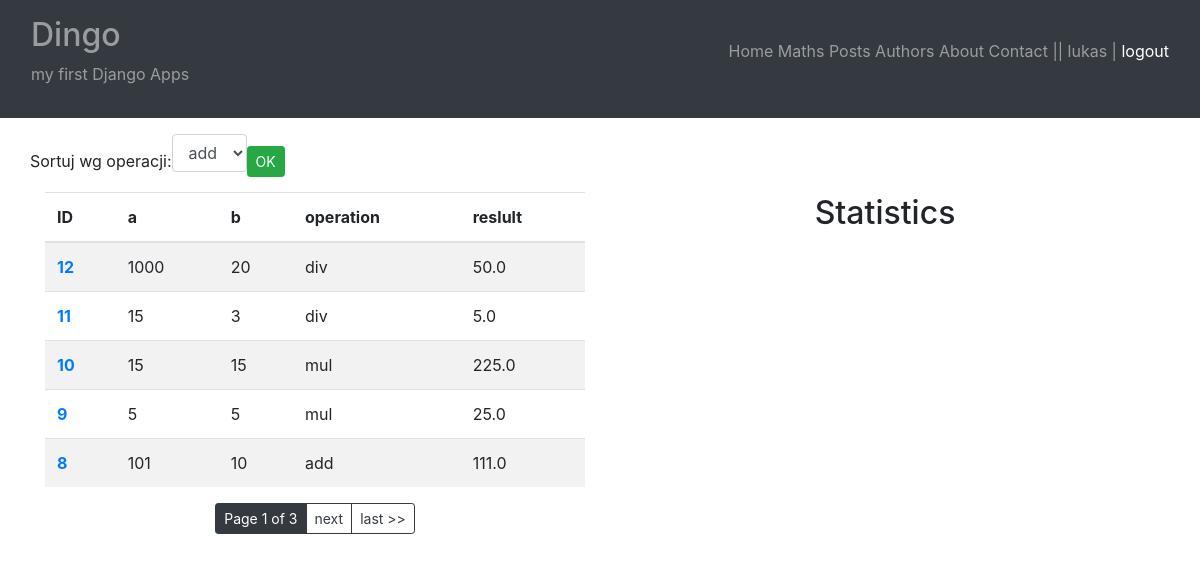
Page /maths/histories/ (signed in) on the earlier database version.
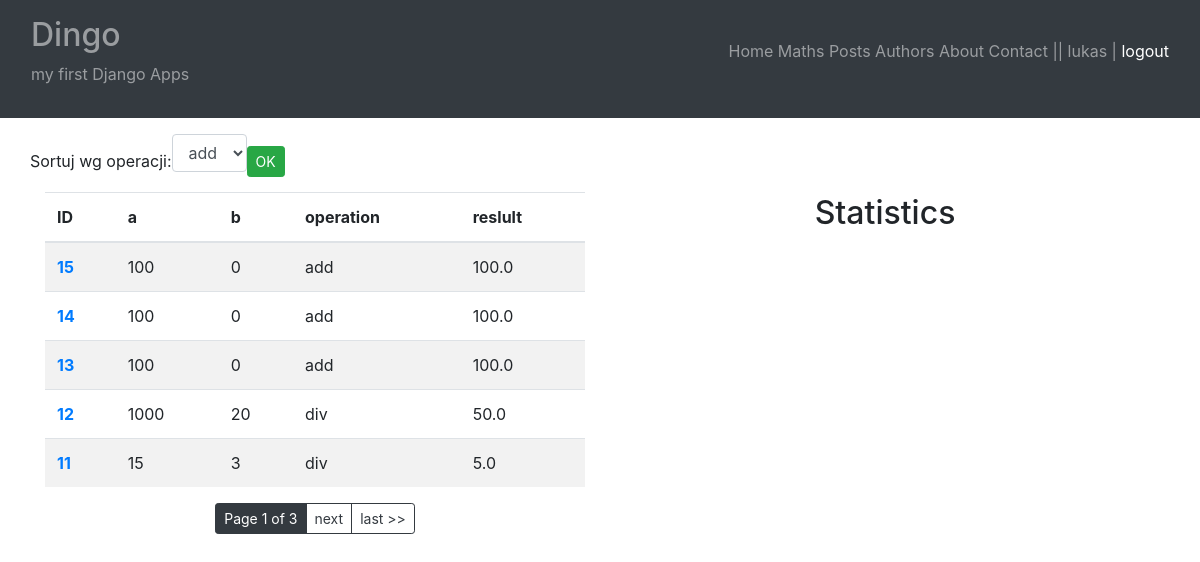
Same page on the later database version.
### maths/models.py (models this page shows, shortened)
class Math(models.Model):
    operation = models.CharField(max_length=5, choices=OPERATION_CHOICES)
    a = models.IntegerField()
    b = models.IntegerField()
    created = models.DateTimeField(auto_now_add=True)
    result = models.ForeignKey(
        "maths.Result",
        on_delete=models.CASCADE,
        null=True,
        blank=True
    )
    class Meta:
        ordering = ["-id"]

class Result(models.Model):
    value = models.FloatField(blank=True, null=True, unique=True)
    error = models.CharField(
        max_length=255,
        null=True,
        blank=True,
        unique=True
    )
    class Meta:
            constraints = [
                models.CheckConstraint(
                    name="%(app_label)s_%(class)s_value_error_together",
                    check=(
                        models.Q(
                            value__isnull=False,
                            error__isnull=True,
                        )
                        | models.Q(
                            value__isnull=True,
                            error__isnull=False,
                        )
                    ),
                )
            ]
    def __str__(self):
        return f"{self.value}"

### maths/views.py (the view)
# urls.py: path("histories/", maths_list, name="list"),
@login_required
def maths_list(request):
    maths = Math.objects.all()
    op_form = OperationForm()
    if request.method == "POST":
        op_form = OperationForm(data=request.POST)
        if op_form.is_valid:
            maths = Math.objects.filter(operation=op_form.data["operation"])
    paginator = Paginator(maths, 5)
    page_number = request.GET.get("page")
    maths = paginator.get_page(page_number)
    return render(
        request=request,
        template_name="maths/list.html",
        context={
            "maths": maths,
            "form": op_form
        }
    )

### maths/forms.py
class OperationForm(forms.Form):
    operation = forms.ChoiceField(choices=OPERATION_CHOICES)

### maths/templates/maths/list.html (shortened to what this page needs)
{% extends "main.html" %}
{% load bootstrap4 %}
{% block content %}
<div class="row">
    <form class="form-inline float-left mb-1" method="post">
        <label>Sortuj wg operacji:</label>
        {% bootstrap_field form.operation layout='horizontal' size="sm" show_label=False %}
        {% bootstrap_button "OK" button_type="submit" button_class="btn-success btn-sm" %}
    </form>
</div>
<div class="row">
    <div class="col">
        <table class="table table-striped">
            <thead>
              <tr>
                <th scope="col">ID</th>
                <th scope="col">a</th>
                <th scope="col">b</th>
                <th scope="col">operation</th>
                <th scope="col">reslult</th>
              </tr>
            </thead>
            <tbody>
                {% for m in maths %}
                    <tr>
                        <th scope="row"><a href="{% url 'maths:details' m.id %}">{{ m.id }}</a></th>
                        <td>{{ m.a }}</td>
                        <td>{{ m.b }}</td>
                        <td>{{ m.operation }}</td>
                        <td>{{ m.result }}</td>
                    </tr>
                {% endfor %}
            </tbody>
        </table>
        <div class="text-center">
            <div class="btn-group" role="group">
                        <button class="btn btn-dark btn-sm">Page {{ maths.number }} of {{ maths.paginator.num_pages }}</button>
                    {% if maths.has_next %}
                        <a class="btn btn-outline-dark btn-sm" href="?page={{ maths.next_page_number }}">next</a>
                        <a class="btn btn-outline-dark btn-sm" href="?page={{ maths.paginator.num_pages }}">last >></a>
                    {% endif %}
            </div>
        </div>
    </div>
    <div class="col">
        <h2 class="text-center"><span class="align-middle">Statistics</span></h2>
    </div>
</div>
{% endblock %}

Differences in the rows shown:
no longer on this page (row unchanged): Math: id "10", a "15", b "15", operation "mul", result "225.0"
no longer on this page (row unchanged): Math: id "9", a "5", b "5", operation "mul", result "25.0"
no longer on this page (row unchanged): Math: id "8", a "101", b "10", operation "add", result "111.0"
added Math: id "15", a "100", b "0", operation "add", result "100.0"
added Math: id "14", a "100", b "0", operation "add", result "100.0"
added Math: id "13", a "100", b "0", operation "add", result "100.0"
